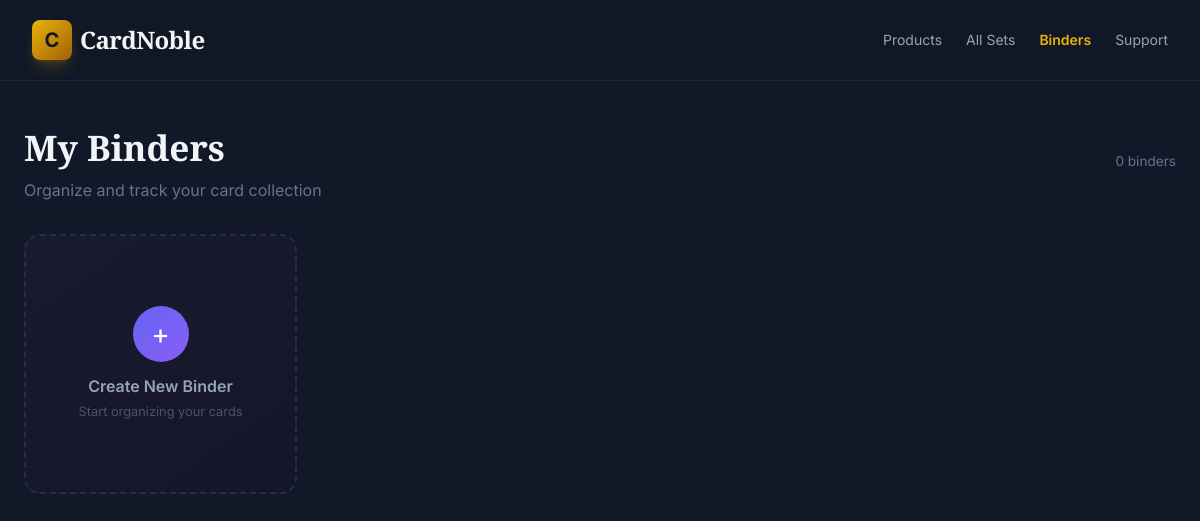
Page /binders (signed in) on the earlier database version.
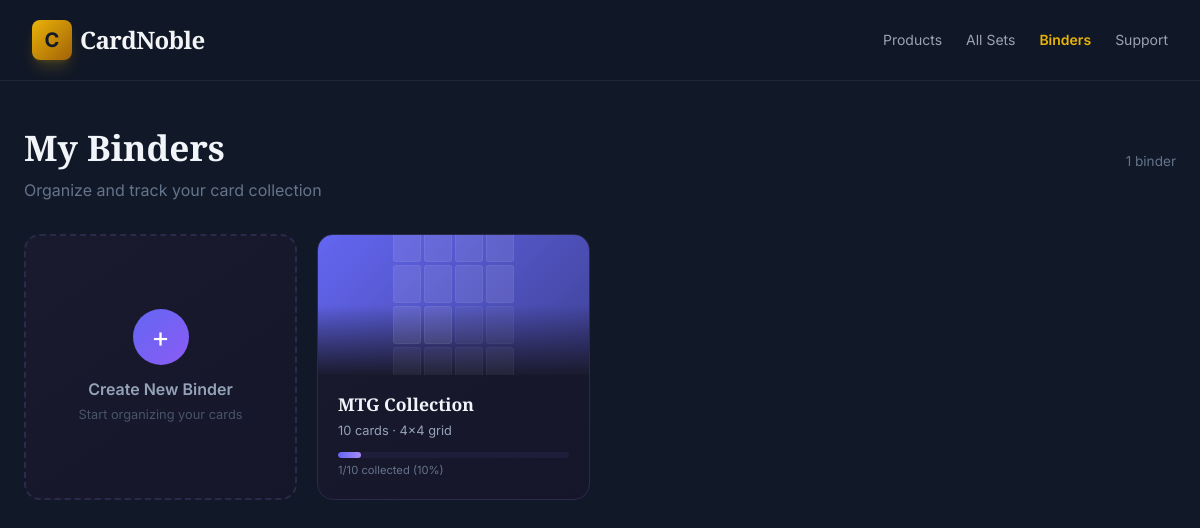
Same page on the later database version.
### _archive_python/app/models.py (models this page shows, shortened)
class Binder(db.Model):
    __tablename__ = 'binders'
    id = db.Column(db.Integer, primary_key=True)
    user_id = db.Column(db.Integer, db.ForeignKey('users.id'), nullable=False)
    name = db.Column(db.String(100), nullable=False)
    description = db.Column(db.Text, default='')
    grid_size = db.Column(db.String(10), default='3x3')  # e.g. 2x2, 3x3, 4x3
    cover_color = db.Column(db.String(20), default='#6366f1')  # hex color
    created_at = db.Column(db.DateTime, default=datetime.utcnow)
    updated_at = db.Column(db.DateTime, default=datetime.utcnow, onupdate=datetime.utcnow)
    user = db.relationship('User', backref=db.backref('binders', lazy=True))
    cards = db.relationship('BinderCard', backref='binder', lazy=True, cascade='all, delete-orphan',
                            order_by='BinderCard.position')
    @property
    def card_count(self):
        return len(self.cards)
    @property
    def collected_count(self):
        return sum(1 for c in self.cards if c.is_collected)
    @property
    def grid_cols(self):
        return int(self.grid_size.split('x')[0])
    @property
    def grid_rows(self):
        return int(self.grid_size.split('x')[1])

class BinderCard(db.Model):
    __tablename__ = 'binder_cards'
    id = db.Column(db.Integer, primary_key=True)
    binder_id = db.Column(db.Integer, db.ForeignKey('binders.id'), nullable=False)
    product_id = db.Column(db.Integer, db.ForeignKey('products.id'), nullable=False)
    position = db.Column(db.Integer, nullable=False, default=0)  # slot index in grid
    is_collected = db.Column(db.Boolean, default=False)
    added_at = db.Column(db.DateTime, default=datetime.utcnow)
    product = db.relationship('Product')

### _archive_python/app/routes/binder.py (the view)
@binder_bp.route('/binders')
def binders_landing():
    if current_user.is_authenticated:
        user_binders = Binder.query.filter_by(user_id=current_user.id)\
            .order_by(Binder.updated_at.desc()).all()
        return render_template('storefront/binders_dashboard.html', binders=user_binders)
    return render_template('storefront/binders.html')

### _archive_python/app/models.py (called while the page is built)
@login_manager.user_loader
def load_user(user_id):
    return User.query.get(int(user_id))

### _archive_python/app/routes/main.py (called while the page is built)
@main_bp.app_context_processor
def inject_global_vars():
    categories = Category.query.all()
    cart_count = 0
    if current_user.is_authenticated:
        cart_count = CartItem.query.filter_by(user_id=current_user.id).count()
    return dict(categories=categories, cart_count=cart_count)

### _archive_python/app/templates/storefront/binders_dashboard.html (shortened to what this page needs)
{% extends "base.html" %}
{% block content %}
<header class="bg-gray-900 border-b border-gray-800 sticky top-0 z-50 backdrop-blur-md bg-opacity-90">
    <div class="max-w-7xl mx-auto px-4 sm:px-6 lg:px-8">
        <div class="flex justify-between items-center h-20">
            <a href="{{ url_for('main.index') }}" class="flex items-center gap-2 group">
                <div
                    class="w-10 h-10 bg-gradient-to-br from-yellow-500 to-yellow-700 rounded-lg flex items-center justify-center transform group-hover:rotate-12 transition-transform duration-300 shadow-lg shadow-yellow-500/20">
                    <span class="text-gray-900 font-bold text-xl">C</span>
                </div>
                <span
                    class="text-2xl font-bold text-gray-100 font-display tracking-tight group-hover:text-yellow-500 transition-colors">CardNoble</span>
            </a>
            <nav class="flex items-center gap-6 text-sm">
                <a href="{{ url_for('main.products') }}"
                    class="text-gray-400 hover:text-gray-200 transition-colors">Products</a>
                <a href="{{ url_for('main.sets') }}" class="text-gray-400 hover:text-gray-200 transition-colors">All
                    Sets</a>
                <a href="{{ url_for('binder.binders_landing') }}" class="text-yellow-500 font-semibold">Binders</a>
                <a href="{{ url_for('main.support') }}"
                    class="text-gray-400 hover:text-gray-200 transition-colors">Support</a>
            </nav>
        </div>
    </div>
</header>
<main style="max-width: 1200px; margin: 0 auto; padding: 40px 24px;">
    <div style="display: flex; align-items: center; justify-content: space-between; margin-bottom: 32px;">
        <div>
            <h1 style="font-family: 'Cinzel', serif; font-size: 2.2rem; font-weight: 900; color: #f1f5f9;">My Binders
            </h1>
            <p style="color: #64748b; margin-top: 4px;">Organize and track your card collection</p>
        </div>
        <div style="font-size: 0.85rem; color: #64748b;">
            {{ binders|length }} binder{{ 's' if binders|length != 1 else '' }}
        </div>
    </div>
    <div style="display: grid; grid-template-columns: repeat(auto-fill, minmax(260px, 1fr)); gap: 20px;">
        <div class="create-binder-card" onclick="openCreateModal()">
            <div class="plus-icon">+</div>
            <div style="font-weight: 600; color: #94a3b8;">Create New Binder</div>
            <div style="font-size: 0.8rem; color: #475569; margin-top: 4px;">Start organizing your cards</div>
        </div>
        {% for binder in binders %}
        <div class="binder-card"
            onclick="window.location.href='{{ url_for('binder.binder_editor', binder_id=binder.id) }}'">
            <div class="binder-cover"
                style="background: linear-gradient(135deg, {{ binder.cover_color }}, {{ binder.cover_color }}88);">
                <div class="grid-preview" style="grid-template-columns: repeat({{ binder.grid_cols }}, 1fr);">
                    {% for i in range(binder.grid_cols * binder.grid_rows) %}
                    <div class="slot {{ 'filled' if i < binder.card_count else '' }}"></div>
                    {% endfor %}
                </div>
            </div>
            <div class="binder-info">
                <div class="binder-name">{{ binder.name }}</div>
                <div class="binder-meta">{{ binder.card_count }} cards · {{ binder.grid_size }} grid</div>
                {% set pct = (binder.collected_count / binder.card_count * 100) if binder.card_count > 0 else 0 %}
                <div class="progress-bar-bg">
                    <div class="progress-bar-fill" style="width: {{ pct }}%"></div>
                </div>
                <div class="progress-text">{{ binder.collected_count }}/{{ binder.card_count }} collected ({{ pct|int
                    }}%)</div>
            </div>
        </div>
        {% endfor %}
    </div>
</main>
{% endblock %}

### _archive_python/app/templates/base.html (shortened to what this page needs)
<!DOCTYPE html>
<html lang="en">
<head>
    <script src="https://cdn.tailwindcss.com"></script>
</head>
<body class="bg-gray-900 text-gray-100 min-h-screen">
    {% block content %}{% endblock %}
</body>
</html>

### _archive_python/app/templates/base.html (style rules this page uses)
body { font-family: 'Inter', sans-serif; }
h1, h2, h3, h4, h5, h6, .font-display { font-family: 'Cinzel', serif; }

### _archive_python/app/templates/storefront/binders_dashboard.html (style rules this page uses)
* { margin: 0; padding: 0; box-sizing: border-box; }
body { font-family: 'Inter', sans-serif; background: #0a0a1a; color: #e2e8f0; min-height: 100vh; }
.binder-card { background: linear-gradient(145deg, #1a1a2e 0%, #16162a 100%); border: 1px solid #2a2a4a; border-radius: 16px; overflow: hidden; transition: all 0.3s ease; cursor: pointer; position: relative; }
.binder-cover { height: 140px; position: relative; display: flex; align-items: center; justify-content: center; overflow: hidden; }
.binder-cover::after { content: ''; position: absolute; inset: 0; background: linear-gradient(to bottom, transparent 50%, #1a1a2e 100%); }
.binder-cover .grid-preview { display: grid; gap: 3px; padding: 12px; position: relative; z-index: 1; opacity: 0.6; }
.binder-cover .grid-preview .slot { width: 28px; height: 38px; background: rgba(255, 255, 255, 0.08); border-radius: 3px; border: 1px solid rgba(255, 255, 255, 0.05); }
.binder-cover .grid-preview .slot.filled { background: rgba(255, 255, 255, 0.15); border-color: rgba(255, 255, 255, 0.1); }
.binder-info { padding: 16px 20px 20px; position: relative; z-index: 2; }
.binder-name { font-family: 'Cinzel', serif; font-size: 1.1rem; font-weight: 700; color: #f1f5f9; margin-bottom: 4px; }
.binder-meta { font-size: 0.8rem; color: #94a3b8; margin-bottom: 12px; }
.progress-bar-bg { height: 6px; background: #1e1e3a; border-radius: 3px; overflow: hidden; }
.progress-bar-fill { height: 100%; background: linear-gradient(90deg, #6366f1, #a78bfa); border-radius: 3px; transition: width 0.5s ease; }
.progress-text { font-size: 0.7rem; color: #64748b; margin-top: 4px; }
.create-binder-card { background: linear-gradient(145deg, #1a1a2e 0%, #16162a 100%); border: 2px dashed #2a2a4a; border-radius: 16px; display: flex; flex-direction: column; align-items: center; justify-content: center; min-height: 260px; cursor: pointer; transition: all 0.3s ease; }
.create-binder-card .plus-icon { width: 56px; height: 56px; border-radius: 50%; background: linear-gradient(135deg, #6366f1, #8b5cf6); display: flex; align-items: center; justify-content: center; font-size: 28px; color: white; margin-bottom: 12px; transition: transform 0.3s; }

Differences in the rows shown:
added Binder: name "MTG Collection", card_count "10", grid_size "4x4", {{ pct }} 10.0 (drawn), collected_count "1", pct "10"
Other differences:
{{ binders|length }}: "0" → "1"
{{ 's' if binders|length != 1 else '' }}: "s" → (not shown)
